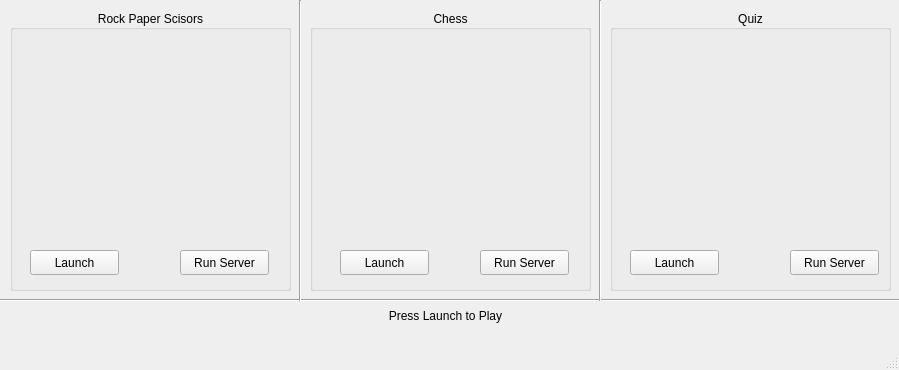
<?xml version="1.0" encoding="UTF-8"?>
<ui version="4.0">
 <class>MainWindow</class>
 <widget class="QMainWindow" name="MainWindow">
  <property name="geometry">
   <rect>
    <x>0</x>
    <y>0</y>
    <width>899</width>
    <height>370</height>
   </rect>
  </property>
  <property name="minimumSize">
   <size>
    <width>899</width>
    <height>370</height>
   </size>
  </property>
  <property name="maximumSize">
   <size>
    <width>899</width>
    <height>370</height>
   </size>
  </property>
  <property name="windowTitle">
   <string>Gaming Server</string>
  </property>
  <widget class="QWidget" name="centralwidget">
   <widget class="QGroupBox" name="groupBox_2">
    <property name="geometry">
     <rect>
      <x>10</x>
      <y>10</y>
      <width>281</width>
      <height>281</height>
     </rect>
    </property>
    <property name="title">
     <string>Rock Paper Scisors</string>
    </property>
    <property name="alignment">
     <set>Qt::AlignCenter</set>
    </property>
    <widget class="QPushButton" name="pushButton">
     <property name="geometry">
      <rect>
       <x>20</x>
       <y>240</y>
       <width>89</width>
       <height>25</height>
      </rect>
     </property>
     <property name="text">
      <string>Launch</string>
     </property>
    </widget>
    <widget class="QLabel" name="label">
     <property name="geometry">
      <rect>
       <x>10</x>
       <y>30</y>
       <width>261</width>
       <height>191</height>
      </rect>
     </property>
     <property name="text">
      <string/>
     </property>
     <property name="pixmap">
      <pixmap>rock.jpg</pixmap>
     </property>
     <property name="scaledContents">
      <bool>true</bool>
     </property>
    </widget>
    <widget class="QPushButton" name="pushButton_4">
     <property name="geometry">
      <rect>
       <x>170</x>
       <y>240</y>
       <width>89</width>
       <height>25</height>
      </rect>
     </property>
     <property name="text">
      <string>Run Server</string>
     </property>
    </widget>
   </widget>
   <widget class="QLabel" name="label_2">
    <property name="geometry">
     <rect>
      <x>310</x>
      <y>10</y>
      <width>271</width>
      <height>271</height>
     </rect>
    </property>
    <property name="text">
     <string/>
    </property>
    <property name="pixmap">
     <pixmap>logo.jpg</pixmap>
    </property>
    <property name="scaledContents">
     <bool>true</bool>
    </property>
   </widget>
   <widget class="QGroupBox" name="groupBox_3">
    <property name="geometry">
     <rect>
      <x>310</x>
      <y>10</y>
      <width>281</width>
      <height>281</height>
     </rect>
    </property>
    <property name="title">
     <string>Chess</string>
    </property>
    <property name="alignment">
     <set>Qt::AlignCenter</set>
    </property>
    <widget class="QPushButton" name="pushButton_2">
     <property name="geometry">
      <rect>
       <x>30</x>
       <y>240</y>
       <width>89</width>
       <height>25</height>
      </rect>
     </property>
     <property name="text">
      <string>Launch</string>
     </property>
    </widget>
    <widget class="QLabel" name="label_3">
     <property name="geometry">
      <rect>
       <x>10</x>
       <y>30</y>
       <width>261</width>
       <height>191</height>
      </rect>
     </property>
     <property name="text">
      <string/>
     </property>
     <property name="pixmap">
      <pixmap>chess.jpeg</pixmap>
     </property>
     <property name="scaledContents">
      <bool>true</bool>
     </property>
    </widget>
    <widget class="QPushButton" name="pushButton_5">
     <property name="geometry">
      <rect>
       <x>170</x>
       <y>240</y>
       <width>89</width>
       <height>25</height>
      </rect>
     </property>
     <property name="text">
      <string>Run Server</string>
     </property>
    </widget>
   </widget>
   <widget class="Line" name="line">
    <property name="geometry">
     <rect>
      <x>-10</x>
      <y>290</y>
      <width>911</width>
      <height>21</height>
     </rect>
    </property>
    <property name="orientation">
     <enum>Qt::Horizontal</enum>
    </property>
   </widget>
   <widget class="Line" name="line_2">
    <property name="geometry">
     <rect>
      <x>290</x>
      <y>0</y>
      <width>20</width>
      <height>301</height>
     </rect>
    </property>
    <property name="orientation">
     <enum>Qt::Vertical</enum>
    </property>
   </widget>
   <widget class="QGroupBox" name="groupBox_4">
    <property name="geometry">
     <rect>
      <x>610</x>
      <y>10</y>
      <width>281</width>
      <height>281</height>
     </rect>
    </property>
    <property name="title">
     <string>Quiz</string>
    </property>
    <property name="alignment">
     <set>Qt::AlignCenter</set>
    </property>
    <widget class="QPushButton" name="pushButton_3">
     <property name="geometry">
      <rect>
       <x>20</x>
       <y>240</y>
       <width>89</width>
       <height>25</height>
      </rect>
     </property>
     <property name="text">
      <string>Launch</string>
     </property>
    </widget>
    <widget class="QLabel" name="label_4">
     <property name="geometry">
      <rect>
       <x>10</x>
       <y>30</y>
       <width>261</width>
       <height>191</height>
      </rect>
     </property>
     <property name="text">
      <string/>
     </property>
     <property name="pixmap">
      <pixmap>quizz.jpeg</pixmap>
     </property>
     <property name="scaledContents">
      <bool>true</bool>
     </property>
    </widget>
    <widget class="QPushButton" name="pushButton_6">
     <property name="geometry">
      <rect>
       <x>180</x>
       <y>240</y>
       <width>89</width>
       <height>25</height>
      </rect>
     </property>
     <property name="text">
      <string>Run Server</string>
     </property>
    </widget>
   </widget>
   <widget class="Line" name="line_3">
    <property name="geometry">
     <rect>
      <x>590</x>
      <y>0</y>
      <width>20</width>
      <height>301</height>
     </rect>
    </property>
    <property name="orientation">
     <enum>Qt::Vertical</enum>
    </property>
   </widget>
   <widget class="QLabel" name="label_5">
    <property name="geometry">
     <rect>
      <x>320</x>
      <y>300</y>
      <width>251</width>
      <height>31</height>
     </rect>
    </property>
    <property name="text">
     <string>Press Launch to Play</string>
    </property>
    <property name="alignment">
     <set>Qt::AlignCenter</set>
    </property>
   </widget>
  </widget>
  <widget class="QMenuBar" name="menubar">
   <property name="geometry">
    <rect>
     <x>0</x>
     <y>0</y>
     <width>899</width>
     <height>22</height>
    </rect>
   </property>
  </widget>
  <widget class="QStatusBar" name="statusbar"/>
 </widget>
 <resources/>
 <connections/>
</ui>
